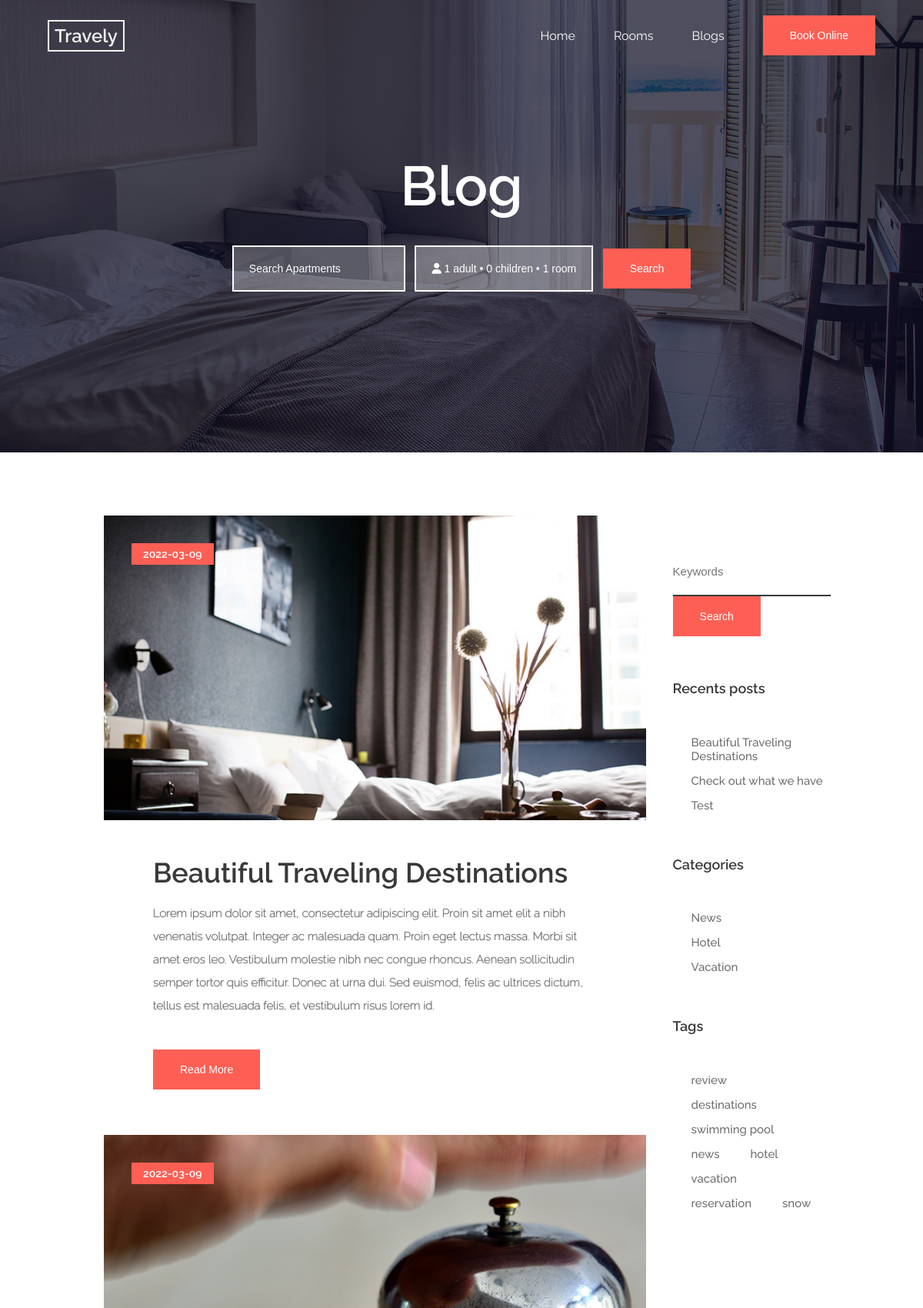
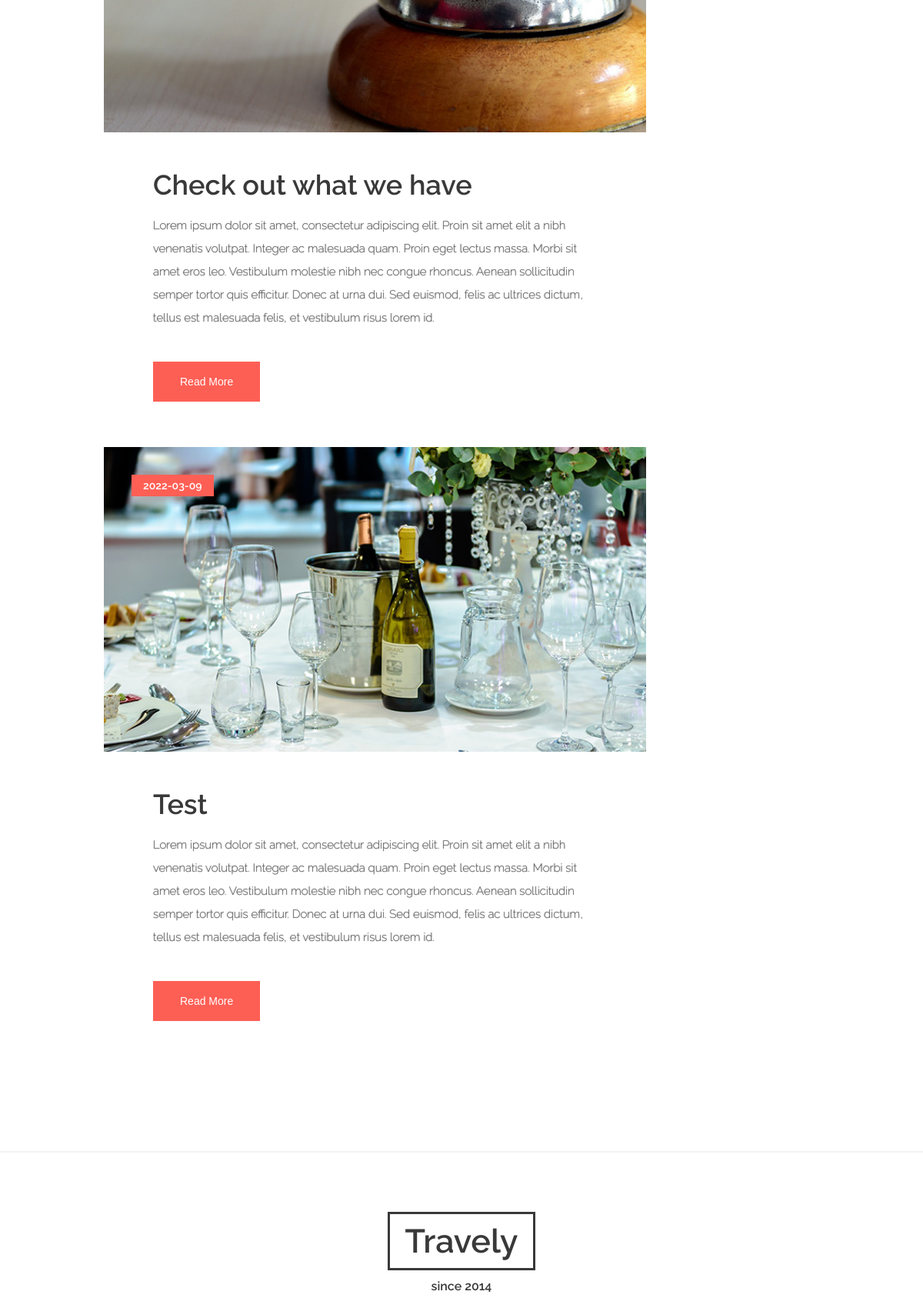
Screenshot of /pages/blog.php (upper part) with the database file from the repository (2 pictures, top to bottom).
### tables this page shows
CREATE TABLE `blogovi` (
  `id_blog` int(11) NOT NULL,
  `naslov` text DEFAULT NULL,
  `datum` date DEFAULT NULL,
  `sadrzaj` text DEFAULT NULL,
  `pozadina` text NOT NULL,
  `tagovi` text NOT NULL
);

CREATE TABLE `kategorije` (
  `cat_id` int(11) NOT NULL,
  `cat_title` varchar(45) NOT NULL
);

### includes/blogitem.php (the view, shortened to what this page needs)
<?php
function printBlog($res)
{
    while ($row = mysqli_fetch_assoc($res)) {
        $naslov = $row['naslov'];
        $datum = $row['datum'];
        $sadrzaj = $row['sadrzaj'];
        $pozadina = $row['pozadina'];
?>
        <div class="blogs__item">
            <div class="blogs__img">
                <div class="blogs__date">
                    <a><?php echo $datum ?></a>
                </div>
                <img src="<?php echo $pozadina ?>" alt="Blog 1" />
            </div>
            <div class="blogs__textcontent">
                <div class="blogs__heading">
                    <h2 class="h2"><?php echo $naslov ?></h2>
                </div>
                <div class="blogs__paragraph">
                    <p class="p">
                        <?php echo $sadrzaj ?>
                    </p>
                </div>
                <div class="blogs__button">
                    <button class="btn blogs__actionBtn">Read More</button>
                </div>
            </div>
        </div>
    <?php
    }
}
if (isset($_GET['tag'])) {
    $tag = $_GET['tag'];
    $query = "SELECT * FROM `blogovi` WHERE tagovi LIKE '%$tag%'";
    $res = mysqli_query($con, $query);
    printBlog($res);
} else if (isset($_GET['cat_id'])) {
    $cat_id = $_GET['cat_id'];
    $query = "SELECT blogovi.* FROM `blogoviKategorije` inner JOIN blogovi inner join kategorije ON blogovi.id_blog = blogoviKategorije.id_blog AND kategorije.cat_id = blogoviKategorije.cat_id WHERE kategorije.cat_id = $cat_id";
    $res = mysqli_query($con, $query);
    printBlog($res);
} else if (isset($_GET['id_blog'])) {
    $id_blog = $_GET['id_blog'];
    $query = "SELECT * FROM blogovi WHERE id_blog = $id_blog";
    $res = mysqli_query($con, $query);
    printBlog($res);
} else {
    $query = "SELECT * FROM blogovi";
    $res = mysqli_query($con, $query);
    printBlog($res);
}
?>

### includes/sidebar.php (shortened to what this page needs)
<div class="blogs__sidebar">
    <div class="blogs__search">
        <input type="text" id="blog_search" class="footer__input" placeholder="Keywords" />
        <input type="submit" value="Search" onclick="sendSearch()" class="btn" />
    </div>
    <div class="blogs__recent">
        <div class="blogs__heading">
            <h4 class="h4">Recents posts</h4>
        </div>
        <div class="blogs__list">
            <ul class="blogs__ul">
                <?php
                $query = 'SELECT id_blog,naslov FROM blogovi ';
                $query .= 'ORDER BY datum DESC LIMIT 5';
                $res = mysqli_query($con, $query);
                while ($row = mysqli_fetch_assoc($res)) {
                    $naslov = $row['naslov'];
                    $id_blog = $row['id_blog'];
                    echo "<li class='blogs__li'><a href='?id_blog=$id_blog' class='blogs__a'>$naslov</a></li>";
                }
                ?>
            </ul>
        </div>
    </div>
    <div class="blogs__recent">
        <div class="blogs__heading">
            <h4 class="h4">Categories</h4>
        </div>
        <div class="blogs__list">
            <ul class="blogs__ul">
                <?php
                $query = 'SELECT kategorije.cat_id, kategorije.cat_title FROM `blogoviKategorije` inner JOIN blogovi inner join kategorije ON blogovi.id_blog = blogoviKategorije.id_blog AND kategorije.cat_id = blogoviKategorije.cat_id GROUP BY(cat_id)';
                $res = mysqli_query($con, $query);
                while ($row = mysqli_fetch_assoc($res)) {
                    $cat_title = $row['cat_title'];
                    $cat_id = $row['cat_id'];
                    echo "<li class='blogs__li'><a href='?cat_id=$cat_id' class='blogs__a'>$cat_title</a></li>";
                }
                ?>
            </ul>
        </div>
    </div>
    <div class="blogs__recent">
        <div class="blogs__heading">
            <h4 class="h4">Tags</h4>
        </div>
        <div class="blogs__list">
            <ul class="blogs__ul-random">
                <?php
                $query = 'SELECT tagovi from blogovi';
                $res = mysqli_query($con, $query);
                $tagovi = '';
                while ($row = mysqli_fetch_assoc($res)) {
                    $tagovi .= $row['tagovi'] . ',';
                }
                $tagovi = trim($tagovi);
                $tagovi_arr = array_unique(preg_split("/\,/", $tagovi));
                foreach ($tagovi_arr as $tag) {
                    if ($tag) echo "<li class='blogs__li-random'><a href='?tag=$tag' class='blogs__a-random'>$tag</a></li>";
                }
                ?>
            </ul>
        </div>
    </div>
</div>

### css/style.css (style rules this page uses)
.h1, .h2, .h3, .h4, .h5, .h6 { line-height: 1.2; -webkit-font-smoothing: antialiased; color: #393939; font-weight: 600; }
.p { color: #6d6d6d; font-size: 1.5rem; line-height: 2; font-weight: 200; text-shadow: black 0 0 1px; }
.h2 { font-size: 3.6rem; }
.h4 { font-size: 1.8rem; }
*, *::after, *::before { margin: 0; padding: 0; box-sizing: border-box; }
a { text-decoration: none; }
html { font-size: 62.5%; }
body { font-family: "Raleway", sans-serif; font-weight: 400; color: #fff; background: #fff; }
input { border: none; outline: none; }
.btn { background-color: #fe5f55; outline: none; border: none; font-size: 1.4rem; padding: 1.8rem 3.5rem; color: #fff; transition: all 0.2s; cursor: pointer; text-align: center; }
.blogs__sidebar { padding-top: 4.1rem; }
.blogs__recent { margin-top: 5.7rem; }
.blogs__list { margin-top: 5rem; padding-left: 2.4rem; }
.blogs__ul-random { display: flex; flex-wrap: wrap; }
.blogs__li:not(:last-child) { margin-bottom: 1.4rem; }
.blogs__li-random { margin-bottom: 1.4rem; display: block; }
.blogs__li-random:not(:last-child) { margin-right: 4rem; }
.blogs__a { color: #6d6d6d; font-size: 1.5rem; font-weight: 500; transition: all 0.2s ease; }
.blogs__a-random { color: #6d6d6d; font-size: 1.5rem; font-weight: 500; transition: all 0.2s ease; }
.blogs__textcontent { padding-top: 4.5rem; padding-left: 6.4rem; padding-bottom: 5.9rem; padding-right: 7.5rem; }
.blogs__paragraph { margin-top: 1.6rem; }
.blogs__button { margin-top: 4.2rem; }
.blogs__img { position: relative; }
.blogs__img img { width: 100%; aspect-ratio: 16/9; object-fit: cover; }
.blogs__date { position: absolute; top: 3.6rem; left: 3.6rem; text-align: center; background: #fe5f55; padding: 0.1rem 1.5rem; }
.blogs__date a { line-height: 2.6rem; font-size: 1.4rem; font-weight: 600; color: #fff; }
.footer__input { width: 100%; height: 6.4rem; background-color: #fff; border-bottom: 2px solid #393939; font-size: 1.5rem; font-weight: 600; color: #393939; }
.footer__input::placeholder { font-weight: 400; }

### rows the page displays
blogovi: datum "2022-03-09", pozadina (picture), naslov "Beautiful Traveling Destinations", sadrzaj "Lorem ipsum dolor sit amet, consectetur adipiscing elit. Proin sit amet elit a nibh venenatis volutpat. Integer ac malesuada quam. Proin eget lectus massa. Morbi sit amet eros leo. Vestibulum molestie nibh nec congue rhoncus. Aenean sollicitudin semper tortor quis efficitur. Donec at urna dui. Sed euismod, felis ac ultrices dictum, tellus est malesuada felis, et vestibulum risus lorem id."
blogovi: datum "2022-03-09", pozadina (picture), naslov "Check out what we have", sadrzaj "Lorem ipsum dolor sit amet, consectetur adipiscing elit. Proin sit amet elit a nibh venenatis volutpat. Integer ac malesuada quam. Proin eget lectus massa. Morbi sit amet eros leo. Vestibulum molestie nibh nec congue rhoncus. Aenean sollicitudin semper tortor quis efficitur. Donec at urna dui. Sed euismod, felis ac ultrices dictum, tellus est malesuada felis, et vestibulum risus lorem id."
blogovi: datum "2022-03-09", pozadina (picture), naslov "Test", sadrzaj "Lorem ipsum dolor sit amet, consectetur adipiscing elit. Proin sit amet elit a nibh venenatis volutpat. Integer ac malesuada quam. Proin eget lectus massa. Morbi sit amet eros leo. Vestibulum molestie nibh nec congue rhoncus. Aenean sollicitudin semper tortor quis efficitur. Donec at urna dui. Sed euismod, felis ac ultrices dictum, tellus est malesuada felis, et vestibulum risus lorem id."
kategorije: cat_title "News"
kategorije: cat_title "Hotel"
kategorije: cat_title "Vacation"

### other values shown
$tag "review"
$tag "destinations"
$tag "swimming pool"
$tag "news"
$tag "hotel"
$tag "vacation"
$tag "reservation"
$tag "snow"
